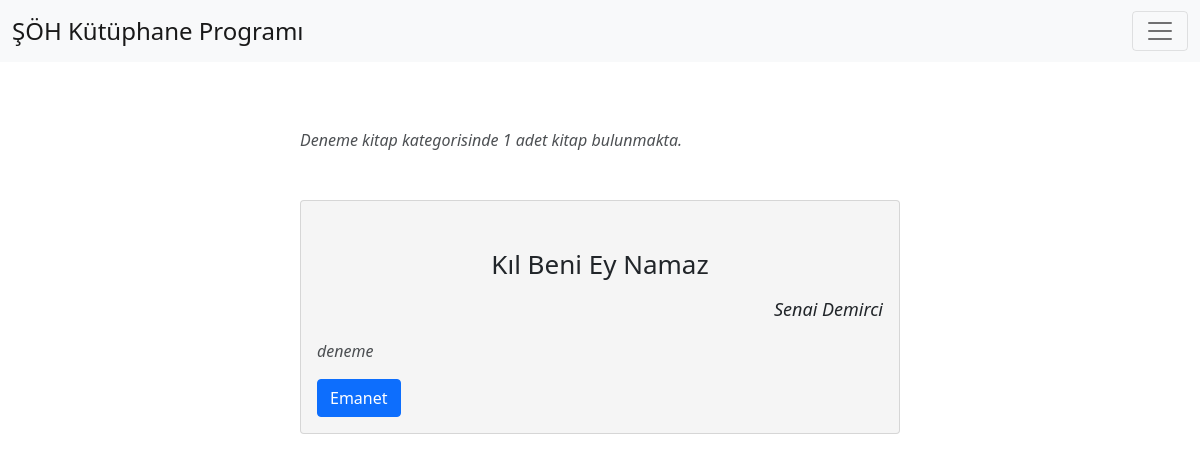
Before: /book/category/deneme/ (signed in) with the older database file.
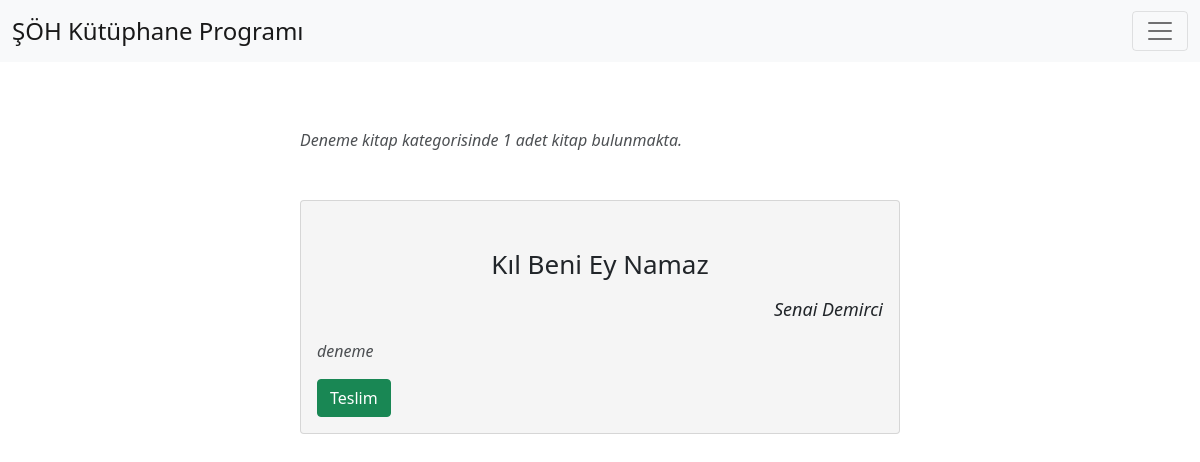
After: the same page with the newer database file.
### kitap/models.py (models this page shows, shortened)
class Book(models.Model):
  tags = [
    ("islami","İslami"),
    ("felsefe","Felsefe"),
    ("tarih","Tarih"),
    ("biyografi","Biyografi"),
    ("deneme","Deneme"),
    ("edebiyat", "Edebiyat"),
    ("yabancı dil", "Yabancı Dil"),
    ("fen bilimleri", "Fen bilimleri"),
    ("roman", "Roman"),
    ("din", "Din"),
  ]
  book_name = models.CharField(verbose_name="Kitabın Adı (Sorumlu kisi doldurmalı)", max_length=100, blank=False)
  book_writer = models.CharField(verbose_name="Kitabın Yazarı (Sorumlu kisi doldurmalı)", max_length=100, blank=False)
  book_date = models.DateField(verbose_name="Kitabın Yayınlanma Tarihi (Sorumlu kisi doldurmalı)", blank=True, null=True)
  book_tag = models.CharField(verbose_name="Kitabın Kategorisi (Sorumlu kişi doldurmalı", max_length=20, choices=tags, null=True, blank=True)
  alan_og = models.CharField(verbose_name="Kitabı Alan Ogrenci (Program Kendi dolduracak)", max_length=150, blank=True, null=True)
  alis_tar = models.DateField(verbose_name="Kitabın Verilme Tarihi (Program Kendi dolduracak)", blank=True, null=True)
  teslim_tar = models.DateField(verbose_name="Kitabın Teslim Tarihi (Program Kendi dolduracak)", blank=True, null=True)
  alan_ogrenciler_json = jsonfield.JSONField(verbose_name="Kitabı daha önce ödünç almış öğrenciler (Program Kendi dolduracak)", null=True, blank=True)

### kitap/views.py (the view)
# urls.py: path('category/<str:tag>/', views.book_category, name="category"),
def book_category(req, tag):
  if req.user.is_authenticated:
    books = Book.objects.filter(book_tag=tag)
    return render(req, "book_tag.html", context={"books": books, "tag": tag})
  return redirect("login")

### templates/book_tag.html (shortened to what this page needs)
{% extends 'base.html' %}
{% block body %}
{% if books %}
<div id="books" style="margin-bottom: 10rem;">
  <p style="width: 50%; margin: 8rem auto 3rem auto; font-style: italic; opacity: 0.8;">{{ tag|lower|title }} kitap kategorisinde {{ books|length }} adet kitap bulunmakta.</p>
  {% for book in books %}
  <div class="card" style="width: 50%; margin: 2rem auto; background-color: #f5f5f5;">
      <div class="card-body">
        <h5 class="card-title" style="text-align: center; font-size: 26px; margin: 2rem 0 1rem 0;">{{ book.book_name|lower|title }}</h5>
        <p style="margin-bottom: 1rem;"><p class="card-text" style="text-align: right; font-size: 18px; font-style: italic;">{{ book.book_writer|lower|title }}</p>
        <p class="card-text" style="text-align: left; font-size: 16px; font-style: italic; opacity: 0.8;">{{ book.book_tag }}</p></p>
        {% if book.alan_og %}
          <a href="{% url 'book_info' id=book.id %}" type="submit" class="btn btn-success">Teslim<a/>
        {% else %}
          <a href="{% url 'book_info' id=book.id %}" type="submit" class="btn btn-primary">Emanet<a/>
        {% endif %}
      </div>
  </div>
  {% endfor %}
</div>
{% else %}
<div style="width: 60%; margin: 8rem auto; text-align: center; font-size: 20px;" class="alert alert-warning" role="alert">
  <b>{{ tag|lower|title }} kategorisinde hiç kitap bulunmuyor.</b>
</div>
{% endif %}
{% endblock body %}

Changed rows visible on the page:
changed Book "Kıl Beni Ey Namaz": alan_og "Emanet" → "Teslim"
